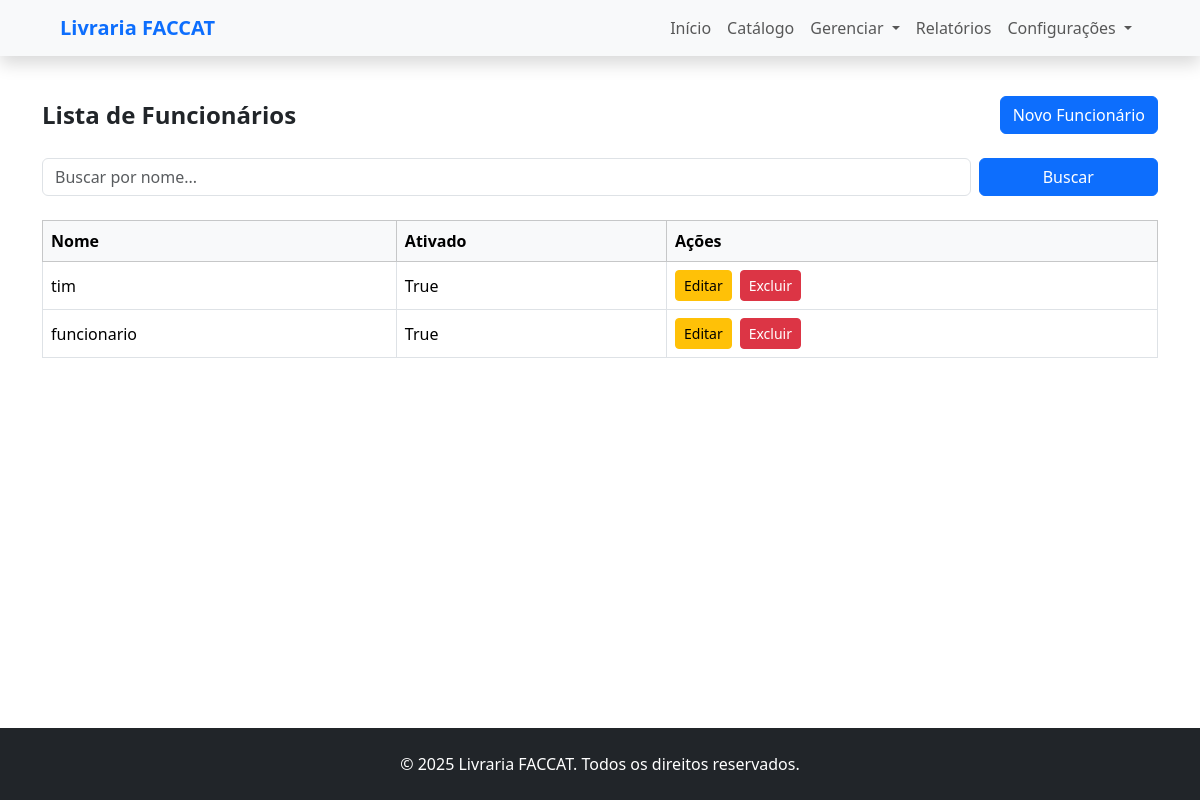
/usuarios/funcionarios (signed in), run on an earlier commit of the app's database.
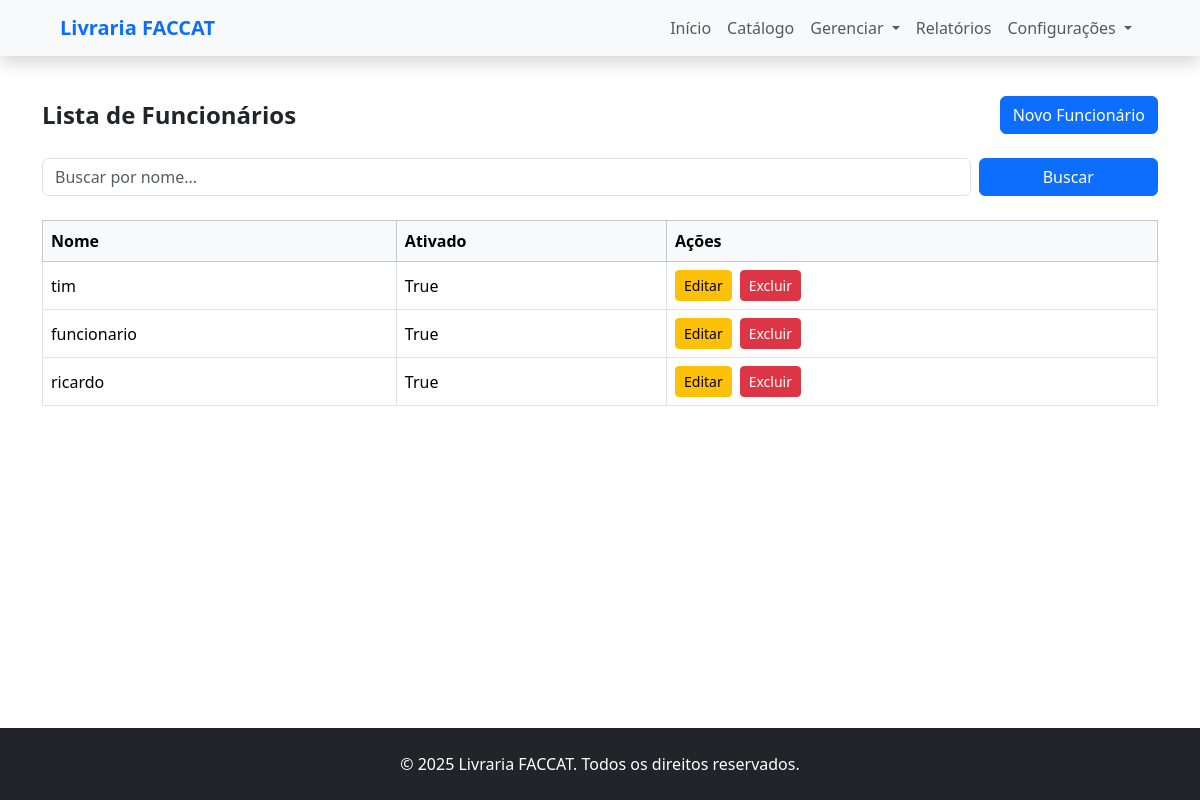
And on a later commit of the database.
### usuarios/models.py (models this page shows, shortened)
class Funcionario(AbstractUser):
    ativado = models.BooleanField(default=True)

### usuarios/views.py (the view)
# urls.py: path('funcionarios', views.gerenciar_funcionarios, name='gerenciar_funcionarios'),
@login_required
def gerenciar_funcionarios(request):
    busca = request.GET.get('busca', '')
    if busca:
        funcionarios = Funcionario.objects.filter(nome__icontains=busca)
    else:
        funcionarios = Funcionario.objects.all()
    return render(request, 'usuarios/gerenciar_funcionarios.html', {'funcionarios': funcionarios})

### usuarios/templates/usuarios/gerenciar_funcionarios.html (shortened to what this page needs)
{% extends 'base.html' %}
{% block content %}
<div class="container my-4">
    <div class="d-flex justify-content-between align-items-center mb-4">
        <h1 class="h4 fw-bold mb-0">Lista de Funcionários</h1>
        <a href="{% url 'cadastrar_funcionario' %}" class="btn btn-primary">
            Novo Funcionário
        </a>
    </div>
    <form method="get" class="row g-2 mb-4">
        <div class="col-md-10">
            <input type="text" name="busca" placeholder="Buscar por nome..." value="{{ request.GET.busca }}"
                class="form-control" />
        </div>
        <div class="col-md-2">
            <button type="submit" class="btn btn-primary w-100">Buscar</button>
        </div>
    </form>
    <div class="table-responsive">
        <table class="table table-bordered table-hover align-middle">
            <thead class="table-light">
                <tr>
                    <th>Nome</th>
                    <th>Ativado</th>
                    <th>Ações</th>
                </tr>
            </thead>
            <tbody>
                {% for funcionario in funcionarios %}
                <tr>
                    <td>{{ funcionario.username }}</td>
                    <td>{{ funcionario.ativado }}</td>
                    <td>
                        <div class="d-flex gap-2">
                            <a href="{% url 'editar_funcionario' funcionario.id %}" class="btn btn-warning btn-sm">
                                Editar
                            </a>
                            <form method="post" action="{% url 'deletar_funcionario' funcionario.id %}" style="display:inline;">
                                <button type="submit" class="btn btn-danger btn-sm">Excluir</button>
                            </form>
                        </div>
                    </td>
                </tr>
                {% empty %}
                <tr>
                    <td colspan="3" class="text-center py-4">Nenhum funcionário cadastrado.</td>
                </tr>
                {% endfor %}
            </tbody>
        </table>
    </div>
</div>
{% endblock %}

### templates/base.html (shortened to what this page needs)
<!doctype html>
<html>
<head>
    <link href="https://cdn.jsdelivr.net/npm/bootstrap@5.3.6/dist/css/bootstrap.min.css" rel="stylesheet">
</head>
<body class="d-flex flex-column min-vh-100">
    {% include 'menu.html' %}
    <main class="mt-3">
        {% block content %}
        {% endblock %}
    </main>
    <footer class="bg-dark text-white py-4 text-center mt-auto">
        &copy; 2025 Livraria FACCAT. Todos os direitos reservados.
    </footer>
</body>
</html>

### templates/menu.html (shortened to what this page needs)
<nav class="navbar navbar-expand-lg navbar-light bg-light shadow px-5">
    <div class="container-fluid">
        <a class="navbar-brand fw-bold text-primary" href="#">Livraria FACCAT</a>
        <div class="collapse navbar-collapse" id="navbarContent">
            <ul class="navbar-nav ms-auto mb-2 mb-lg-0">
                <li class="nav-item">
                    <a class="nav-link" href="{% url 'home' %}">Início</a>
                </li>
                <li class="nav-item">
                    <a class="nav-link" href="{% url 'livros' %}">Catálogo</a>
                </li>
                {% if user.is_authenticated %}
                <li class="nav-item dropdown">
                    <a class="nav-link dropdown-toggle" href="#" id="gerenciarDropdown" role="button"
                        data-bs-toggle="dropdown" aria-expanded="false">
                        Gerenciar
                    </a>
                </li>
                <li class="nav-item">
                    <a class="nav-link" href="{% url 'relatorio_emprestimos_cliente' %}">Relatórios</a>
                </li>
                {% endif %}
                <li class="nav-item dropdown">
                    <a class="nav-link dropdown-toggle" href="#" id="configuracoesDropdown" role="button"
                        data-bs-toggle="dropdown" aria-expanded="false">
                        Configurações
                    </a>
                </li>
            </ul>
        </div>
    </div>
</nav>

What changed in the data, as far as the page shows it:
added Funcionario: username "ricardo", ativado "True"
